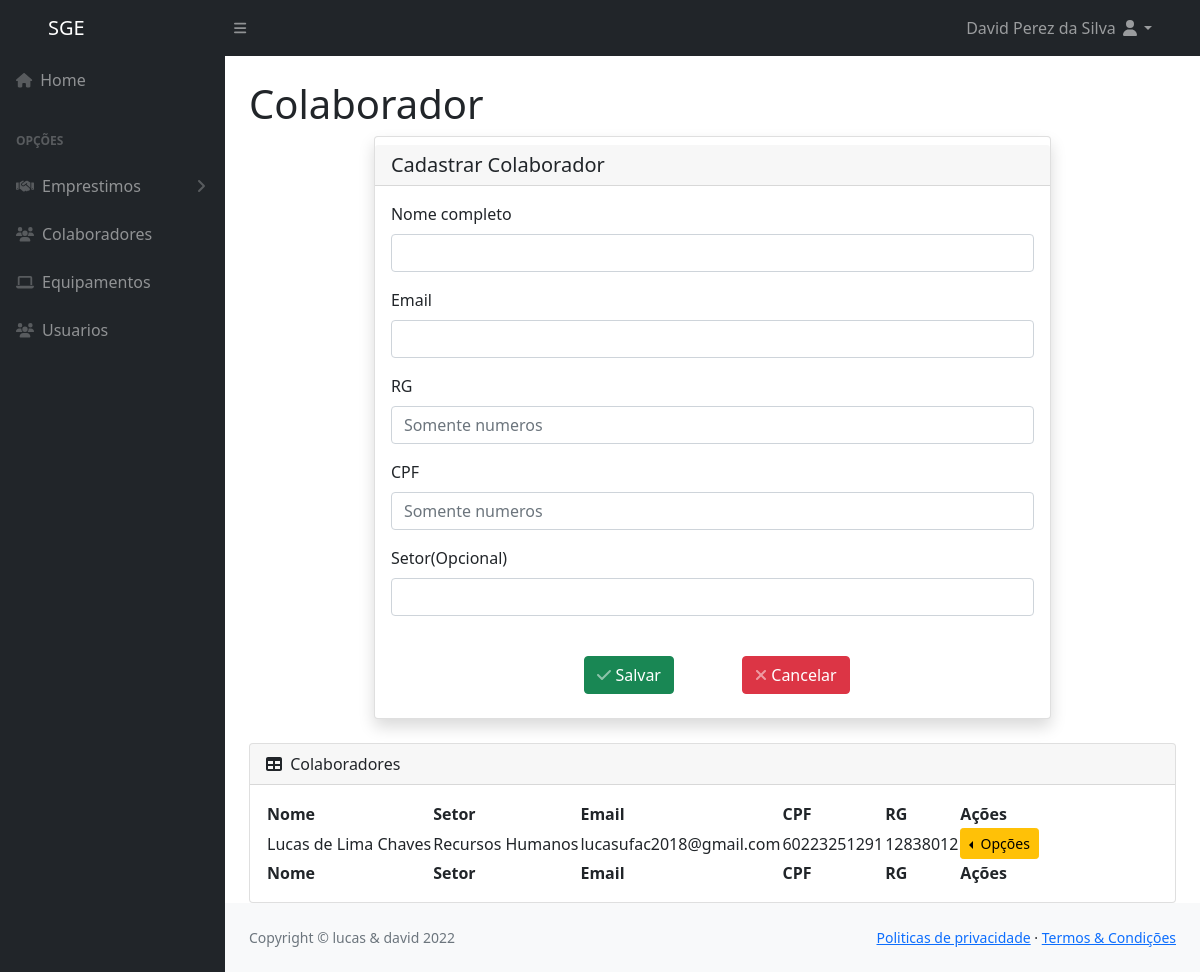
The app's page /cadastrarColaborador/ (signed in) with its own data.
### core/models.py (models this page shows, shortened)
class Colaborador(models.Model):
    nome = models.CharField(
        max_length=200,
        null=False,
        blank=False,
        unique=True
    )
    email = models.EmailField(
        null=False,
        blank=False,
        unique=True
    )
    cpf = CPFField('cpf',
                   null=False,
                   blank=False,
                   unique=True
                   )
    rg = models.CharField(
        max_length=9,
        null=False,
        blank=False,
        unique=True
    )
    setor = models.CharField(
        max_length=100,
        null=False,
        blank=False,
    )

### core/views.py (the view, shortened to what this page needs)
# urls.py: path('cadastrarColaborador/', cadastrarColaborador,
@login_required
def cadastrarColaborador(request):
    if request.method == "GET":
        colaboradores = Colaborador.objects.all()
        context = {}
        context['colaboradores'] = colaboradores
        return render(request, template_name='colaborador/colaborador.html', context=context)
    return render(request, template_name='colaborador/colaborador.html', context=context)

### core/templates/colaborador/colaborador.html (shortened to what this page needs)
{% extends 'base.html' %}
{% block tituloPagina %}
<h1 class="mt-4">Colaborador</h1>
{% endblock tituloPagina %}
{% block conteudo %}
<div class="container d-flex justify-content-center">
    <div class="card w-75 shadow h-100 py-2 ">
        <h5 class="card-header">Cadastrar Colaborador</h5>
        <div class="card-body">
            <form action="{% url 'cadastrarColaborador'%}" method="post">
                <div class="form-row">
                <div class="form-group col-md-12">
                    <label for="nome">Nome completo</label>
                    <input type="text" id="nome" class="form-control" name="nome" required>
                </div>
                <div class="form-group col-md-12">
                    <label for="email">Email</label>
                    <input type="email" class="form-control" name="email" required>
                </div>
                </div>
                <div class="form-group">
                    <label for="rg">RG  </label>
                    <input type="text" id="cpf" maxlength="8" class="form-control" name="rg" placeholder="Somente numeros" required>
                </div>
                <div class="form-group">
                    <label for="cpf">CPF</label>
                    <input type="text" id="cpf" maxlength="14" class="form-control cpf" name="cpf" placeholder="Somente numeros" required>
                </div>
                <div class="form-group">
                <label for="observacao">Setor(Opcional)</label>
                <input type="text" class="form-control" name="setor">
                </div>
                <br>
                <div class="d-flex justify-content-center row">
                    <div class="col-12 col-md-3 text-center">
                        <button type="submit" class="btn btn-success btn-icon-split">
                            <span class="icon text-white-50">
                                <i class="fas fa-check"></i>
                            </span>
                            <span class="text">Salvar</span>
                        </button>
                    </div>
                    <div class="col-12 col-md-3 text-center">
                        <button type="reset" class="btn btn-danger btn-icon-split">
                            <span class="icon text-white-50">
                                <i class="fas fa-close"></i>
                            </span>
                            <span class="text">Cancelar</span>
                        </button>
                    </div>
                </div>
            </form>
        </div>
    </div>
</div>
  <div class="card mt-4">
    <div class="card-header">
        <i class="fas fa-table me-1"></i>
        Colaboradores
    </div>
    <div class="card-body">
        <table id="datatablesSimple">
            <thead>
                <tr>
                    <th>Nome</th>
                    <th>Setor</th>
                    <th>Email</th>
                    <th>CPF</th>
                    <th>RG</th>
                    <th>Ações</th>
                </tr>
            </thead>
            <tfoot>
                <tr>
                    <th>Nome</th>
                    <th>Setor</th>
                    <th>Email</th>
                    <th>CPF</th>
                    <th>RG</th>
                    <th>Ações</th>
                </tr>
            </tfoot>
            <tbody>
              {% for item in colaboradores %}
              <tr>
                <td>{{item.nome}}</td>
                <td>{{item.setor}}</td>
                <td>{{item.email}}</td>
                <td>{{item.cpf}}</td>
                <td>{{item.rg}}</td>
                <td class="text-center">
                  <div class="btn-group dropstart">
                      <button type="button"
                          class="btn btn-warning btn-sm dropdown-toggle"
                          data-bs-toggle="dropdown" aria-expanded="false">
                          Opções
                      </button>
                  </div>
              </td>
            </tr>
              {% endfor %}
            </tbody>
        </table>
    </div>
</div>
{% endblock conteudo %}

### core/templates/base.html (shortened to what this page needs)
{% load static %}
<!DOCTYPE html>
<html lang="pt-BR">
<head>
    <link  rel="stylesheet" href="https://cdn.jsdelivr.net/npm/simple-datatables@latest/dist/style.css"/>
    <link rel="stylesheet" href="//code.jquery.com/ui/1.13.2/themes/base/jquery-ui.css">
    <link rel="stylesheet" href="https://cdn.jsdelivr.net/npm/bootstrap@4.0.0/dist/css/bootstrap.min.css">
    <link rel="stylesheet"  href={% static 'css/styles.css' %}/>
</head>
<body class="sb-nav">
    <nav class="sb-topnav navbar navbar-expand navbar-dark bg-dark">
        <a class="navbar-brand h1 ps-5" href="{% url 'index'%}">SGE
        </a>
        <button class="btn btn-link btn-sm order-1 order-lg-0 me-4 me-lg-0" id="sidebarToggle" href="#!"><i
                class="fas fa-bars"></i></button>
        <ul class="navbar-nav ms-auto ms-md-0 me-3 me-lg-4">
            <li class="nav-item dropdown">
                <a class="nav-link dropdown-toggle" id="navbarDropdown" href="#" role="button" data-bs-toggle="dropdown"
                    aria-expanded="false"><span>{{request.user.username}}</span><i class="fas fa-user fa-fw"></i></a>
            </li>
        </ul>
    </nav>
    <div id="layoutSidenav">
        <div id="layoutSidenav_nav">
            <nav class="sb-sidenav accordion sb-sidenav-dark" id="sidenavAccordion">
                <div class="sb-sidenav-menu">
                    <div class="nav">
                        <a class="nav-link" href="{% url 'index'%}">
                            <div class="sb-nav-link-icon"><i class="fa-solid fa-house"></i></div>
                            Home
                        </a>
                        <div class="sb-sidenav-menu-heading">Opções</div>
                        <a class="nav-link collapsed" href="#" data-bs-toggle="collapse"
                            data-bs-target="#collapseLayouts" aria-expanded="false" aria-controls="collapseLayouts">
                            <div class="sb-nav-link-icon"><i class="fa-solid fa-handshake"></i></div>
                            Emprestimos
                            <div class="sb-sidenav-collapse-arrow"><i class="fas fa-angle-down"></i></div>
                        </a>
                        <a class="nav-link" href="{% url 'cadastrarColaborador' %}">
                            <div class="sb-nav-link-icon"><i class="fa-solid fa-users"></i></i></div>
                            Colaboradores
                        </a>
                        <a class="nav-link" href="{% url 'cadastrarEquipamento'%}">
                            <div class="sb-nav-link-icon"><i class="fa-solid fa-laptop"></i></div>
                            Equipamentos
                        </a>
                        <a class="nav-link" href="{% url 'cadastrarUsuario' %}">
                            <div class="sb-nav-link-icon"><i class="fa-solid fa-users"></i></i></div>
                            Usuarios
                        </a>
                    </div>
                </div>
            </nav>
        </div>
        <div id="layoutSidenav_content">
            <main>
                <div class="container-fluid px-4">
                    {% block tituloPagina %}{% endblock tituloPagina %}
                    {% block conteudo %}{% endblock conteudo %}
                </div>
            </main>
            <footer class="py-4 bg-light mt-auto">
                <div class="container-fluid px-4">
                    <div class="d-flex align-items-center justify-content-between small">
                        <div class="text-muted">Copyright &copy; lucas & david 2022</div>
                        <div>
                            <a href="#">Politicas de privacidade</a>
                            &middot;
                            <a href="#">Termos &amp; Condições</a>
                        </div>
                    </div>
                </div>
            </footer>
        </div>
    </div>

### records on screen
Colaborador: nome "Lucas de Lima Chaves", setor "Recursos Humanos", email "lucasufac2018@gmail.com", cpf "60223251291", rg "12838012"

### other values on screen
{{ request.user.username }} "David Perez da Silva"
